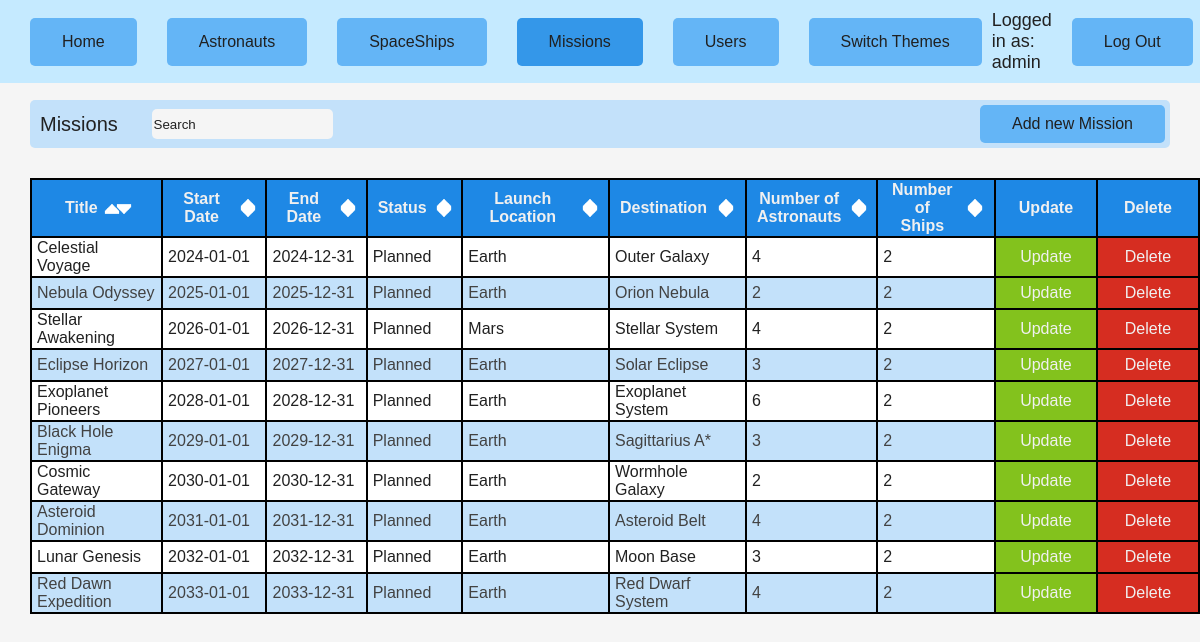
The app's page /php/missions.php (signed in) with its own data.
### tables this page shows
CREATE TABLE IF NOT EXISTS `missions` (
  `id` INT(10) UNSIGNED NOT NULL AUTO_INCREMENT,
  `title` VARCHAR(45) NOT NULL,
  `description` VARCHAR(200) NULL DEFAULT NULL,
  `start_date` DATE NOT NULL,
  `end_date` DATE NULL DEFAULT NULL,
  `status` ENUM('planned', 'in_progress', 'completed', 'cancelled') NULL DEFAULT 'planned',
  `launch_location` VARCHAR(200) NULL DEFAULT NULL,
  `destination` VARCHAR(200) NULL DEFAULT NULL,
  `image_url` VARCHAR(200) NULL DEFAULT NULL,
  PRIMARY KEY (`id`));

### php/missions.php (the view, shortened to what this page needs)
<?php
require_once "db.php";
?>
<!DOCTYPE html>
<html lang="hu">
<head>
    <link rel="stylesheet" href="../css/<?=$_SESSION["theme"]?>_theme.css">
</head>
<body>
    <?php include "navbar.php"; ?>
    <div class="topbar">Missions
        <div class="search-input">
            <input type="text" id="searchInput" placeholder="Search">
        </div>
        <div class="right">
            <a href="missions_update.php" class="button">Add new Mission</a>
        </div>
    </div>
    <table>
        <tr>
            <th>
                <div class="th-content">
                    <div>Title</div>
                    <div class="button-container">
                        <img class="button" onclick="sortTable(0, 'up')" src="../resources/images/up_arrow_white.png" alt="up_arrow_white.png">
                        <img class="button" onclick="sortTable(0, 'down')" src="../resources/images/down_arrow_white.png" alt="down_arrow_white.png">
                    </div>
                </div>
            </th>
            <th>
                <div class="th-content">
                    <div>Start Date</div>
                    <div class="button-container">
                        <img class="button" onclick="sortTable(1, 'down')" src="../resources/images/down_arrow_white.png" alt="down_arrow_white.png">
                    </div>
                </div>
            </th>
            <th>
                <div class="th-content">
                    <div>End Date</div>
                    <div class="button-container">
                        <img class="button" onclick="sortTable(2, 'down')" src="../resources/images/down_arrow_white.png" alt="down_arrow_white.png">
                    </div>
                </div>
            </th>
            <th>
                <div class="th-content">
                    <div>Status</div>
                    <div class="button-container">
                        <img class="button" onclick="sortTable(3, 'down')" src="../resources/images/down_arrow_white.png" alt="down_arrow_white.png">
                    </div>
                </div>
            </th>
            <th>
                <div class="th-content">
                    <div>Launch Location</div>
                    <div class="button-container">
                        <img class="button" onclick="sortTable(4, 'down')" src="../resources/images/down_arrow_white.png" alt="down_arrow_white.png">
                    </div>
                </div>
            </th>
            <th>
                <div class="th-content">
                    <div>Destination</div>
                    <div class="button-container">
                        <img class="button" onclick="sortTable(5, 'down')" src="../resources/images/down_arrow_white.png" alt="down_arrow_white.png">
                    </div>
                </div>
            </th>
            <th>
                <div class="th-content">
                    <div>Number of<br>Astronauts</div>
                    <div class="button-container">
                        <img class="button" onclick="sortTable(6, 'down')" src="../resources/images/down_arrow_white.png" alt="down_arrow_white.png">
                    </div>
                </div>
            </th>
            <th>
                <div class="th-content">
                    <div>Number of<br>Ships</div>
                    <div class="button-container">
                        <img class="button" onclick="sortTable(7, 'down')" src="../resources/images/down_arrow_white.png" alt="down_arrow_white.png">
                    </div>
                </div>
            </th>
            <?php if (isset($_SESSION['user']) && in_array($_SESSION['user']['access_level'], ['moderator', 'admin'])): ?>
                <th>Update</th>
                <th>Delete</th>
            <?php endif; ?>
        </tr>
        <?php
        $query = $db->query("
            SELECT
                missions.id AS mission_id,
                missions.title,
                missions.start_date,
                missions.end_date,
                missions.status,
                missions.launch_location,
                missions.destination,
                COUNT(DISTINCT astronauts.id) AS astronaut_count,
                COUNT(DISTINCT spaceships.id) AS spaceship_count
            FROM missions
            LEFT JOIN spaceships ON missions.id = spaceships.missions_id
            LEFT JOIN astronauts ON spaceships.id = astronauts.spaceships_id
            GROUP BY missions.id
        ");
        while ($row = $query->fetchObject()): ?>
            <tr>
                <td><?= htmlspecialchars($row->title) ?? "" ?></td>
                <td><?= htmlspecialchars($row->start_date) ?? ""  ?></td>
                <td><?= ($row->end_date == "0000-00-00") ? "" : htmlspecialchars($row->end_date) ?></td>
                <td><?= ucfirst(htmlspecialchars($row->status)) ?? "" ?></td>
                <td><?= ucfirst(htmlspecialchars($row->launch_location)) ?? "" ?></td>
                <td><?= ucfirst(htmlspecialchars($row->destination)) ?? "" ?></td>
                <td><?= $row->astronaut_count ?></td>
                <td><?= $row->spaceship_count ?></td>
                <?php if (isset($_SESSION['user']) && in_array($_SESSION['user']['access_level'], ['moderator', 'admin'])): ?>
                    <td class="td-button">
                        <a class="button-table button-update" href="missions_update.php?id=<?= $row->mission_id ?>">Update</a>
                    </td>
                    <td class="td-button">
                        <a class="button-table button-delete" href="delete_entry.php?id=<?= $row->mission_id ?>">Delete</a>
                    </td>
                <?php endif; ?>
            </tr>
        <?php endwhile; ?>
    </table>
</body>
</html>

### css/light_theme.css (style rules this page uses)
body { font-family: Arial, Helvetica, sans-serif; background-color: #f5f5f5; color: #212121; margin: 0%; }
table { background-color: black; margin-left: 30px; margin-top: 30px; border-spacing: 2px; }
th { background-color: #1e88e5; color: #f0f0f0; height: 50px; padding-left: 10px; padding-right: 10px; }
th .button { cursor: pointer; }
th .th-content { display: flex; align-items: center; justify-content: center; }
.button-container { margin-left: 10px; margin-top: auto; margin-bottom: auto; }
.button-container img.button { background-color: rgba(0, 0, 0, 0); margin: -4px; padding: 0%; width: 16px; height: 16px; }
td { text-align: left; height: 30px; padding-left: 5px; padding-right: 5px; }
td a { padding: 0; display: flex; margin: 0; height: 100%; width: 100; justify-content: center; align-items: center; text-decoration: none; }
td.td-button { padding: 0; }
tr { padding: 0%; }
tr:nth-child(even) { background-color: #ffffff; }
tr:nth-child(odd) { background-color: #c3e1fa; color: #424242; }
.button { border: none; color: #202020; padding: 15px 32px; text-align: center; text-decoration: none; display: inline-block; font-size: 16px; background-color: #64b5f6; cursor: pointer; border-radius: 5px; }
.right { font-size: large; display: inline-flex; justify-content: flex-end; width: 100%; }
.topbar { display: flex; align-items: center; justify-content: space-between; margin: 30px; padding-left: 10px; padding-right: 5px; padding-top: 5px; padding-bottom: 5px; color: #212121; background-color: #c3e1fa; font-size: 20; white-space: nowrap; border-radius: 5px; }
.topbar .button { padding-top: 10px; padding-bottom: 10px; }
.button-update { background-color: rgb(131, 194, 29); color: #f0f0f0; }
.button-delete { background-color: rgb(214, 45, 33); color: #f0f0f0; }
#searchInput { background-color: #f5f5f5; color: #212121; border-radius: 5px; height: 30px; border: none; }
#searchInput::placeholder { color: #212121; opacity: 1; }

### records on screen
missions: title "Celestial Voyage", start_date "2024-01-01", end_date "2024-12-31", status "Planned", launch_location "Earth", destination "Outer Galaxy", astronaut_count "4", spaceship_count "2"
missions: title "Nebula Odyssey", start_date "2025-01-01", end_date "2025-12-31", status "Planned", launch_location "Earth", destination "Orion Nebula", astronaut_count "2", spaceship_count "2"
missions: title "Stellar Awakening", start_date "2026-01-01", end_date "2026-12-31", status "Planned", launch_location "Mars", destination "Stellar System", astronaut_count "4", spaceship_count "2"
missions: title "Eclipse Horizon", start_date "2027-01-01", end_date "2027-12-31", status "Planned", launch_location "Earth", destination "Solar Eclipse", astronaut_count "3", spaceship_count "2"
missions: title "Exoplanet Pioneers", start_date "2028-01-01", end_date "2028-12-31", status "Planned", launch_location "Earth", destination "Exoplanet System", astronaut_count "6", spaceship_count "2"
missions: title "Black Hole Enigma", start_date "2029-01-01", end_date "2029-12-31", status "Planned", launch_location "Earth", destination "Sagittarius A*", astronaut_count "3", spaceship_count "2"
missions: title "Cosmic Gateway", start_date "2030-01-01", end_date "2030-12-31", status "Planned", launch_location "Earth", destination "Wormhole Galaxy", astronaut_count "2", spaceship_count "2"
missions: title "Asteroid Dominion", start_date "2031-01-01", end_date "2031-12-31", status "Planned", launch_location "Earth", destination "Asteroid Belt", astronaut_count "4", spaceship_count "2"
missions: title "Lunar Genesis", start_date "2032-01-01", end_date "2032-12-31", status "Planned", launch_location "Earth", destination "Moon Base", astronaut_count "3", spaceship_count "2"
missions: title "Red Dawn Expedition", start_date "2033-01-01", end_date "2033-12-31", status "Planned", launch_location "Earth", destination "Red Dwarf System", astronaut_count "4", spaceship_count "2"

### other values on screen
$title "Home"
$title "Astronauts"
$title "SpaceShips"
$title "Missions"
$title "Users"
$title "Switch Themes"
$_SESSION['user']['username'] "admin"
